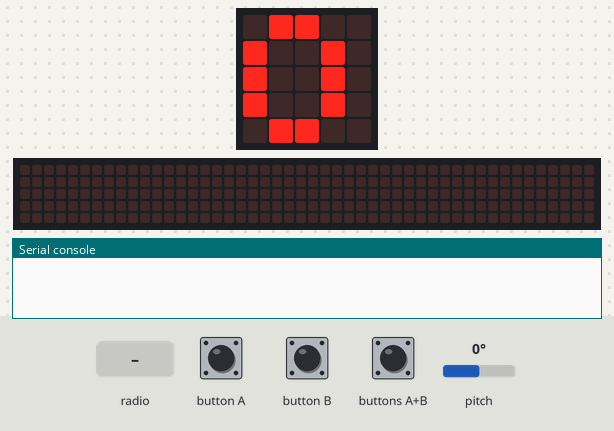
Recording of a program running on a simulated BBC micro:bit (MakeCode). Parts: the board's 5×5 LED display, a strip that is not on the board, showing the scrolling text unrolled, the last lines printed to the serial console. The test bench sets the inputs (shaded band); at power-on: pitch 0°. No radio messages arrive unless stated (any console line starting 'radio sent:' is added by the test bench); the 48×5 strip is a reading aid, not a part: it shows the text the display is scrolling, unrolled, one strip-width of it at a time.

Above: at 1.9 s.
2.0 s: radio message "1" arrives
At 3.7 s:
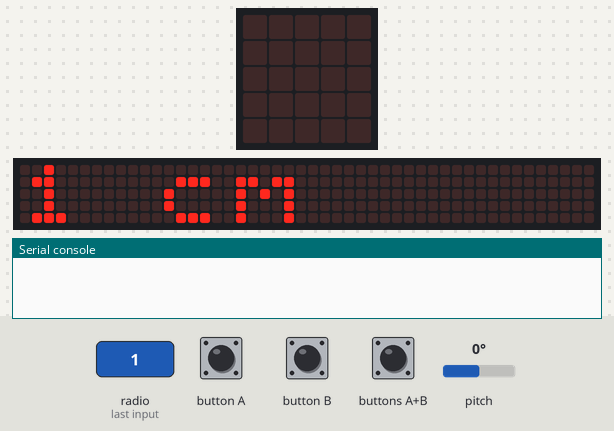
3.9 s: buttons A+B pressed for 0.15 s
4.6 s: buttons A+B pressed for 1 s
6.2 s: buttons A+B pressed for 0.15 s
At 8.5 s:
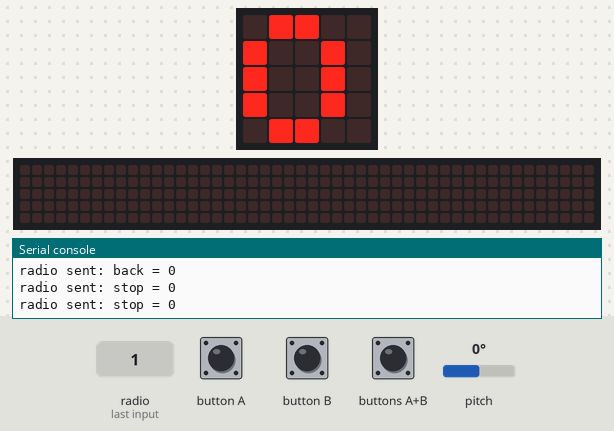
9.3 s: radio message "0" arrives
At 9.37 s:
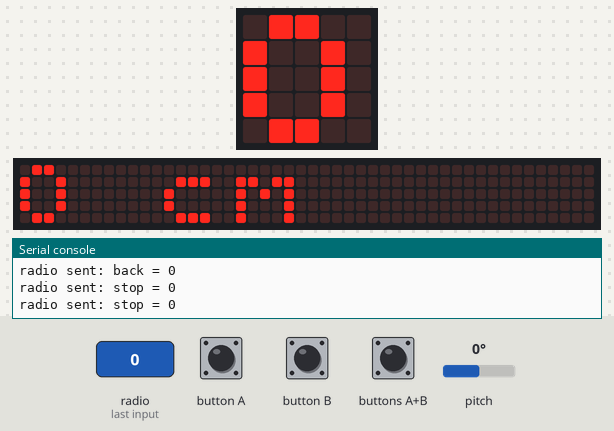
12.3 s: button A pressed for 0.15 s
At 13.9 s:
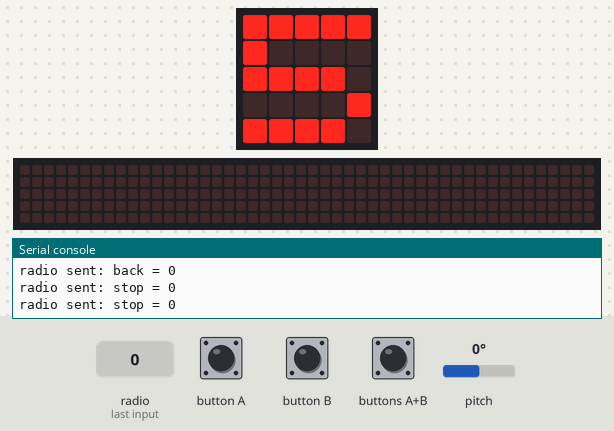
Timing chart, 0 to 14.0 s (numbered marks = the images above; inputs shaded):
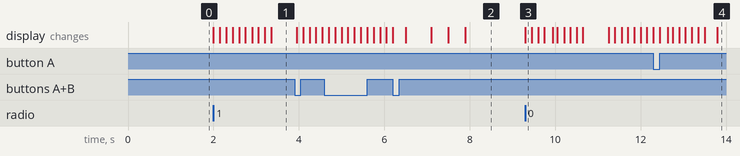

The program:

main.ts
```typescript
radio.onReceivedNumber(function (receivedNumber) {
    basic.showString("" + convertToText(receivedNumber) + " cm")
})
input.onButtonPressed(Button.A, function () {
    if (mode == 0) {
        group += -1
        if (group < 0) {
            group = 5
        }
        basic.showNumber(group)
    } else if (mode >= 2) {
        mode += -1
        if (mode < 2) {
            mode = 5
        }
        scherm()
    }
})
input.onButtonPressed(Button.AB, function () {
    if (mode == 0) {
        mode = 1
        radio.setGroup(group)
        basic.showLeds(`
            . . . . .
            . . . . #
            . . . # .
            # . # . .
            . # . . .
            `)
        basic.pause(200)
        basic.showLeds(`
            . # # # .
            # . . . #
            # # # # #
            # . # . #
            . # # # .
            `)
    } else if (mode == 1) {
        mode = 2
        scherm()
        radio.sendValue("stop", 0)
    } else if (mode == 2) {
        mode = 0
        basic.showNumber(group)
    } else if (mode == 3) {
        radio.sendValue("lampen", 1)
        mode = 1
        basic.showLeds(`
            . # # # .
            # . . . #
            # # # # #
            # . # . #
            . # # # .
            `)
    } else if (mode == 4) {
        mode = 1
        basic.showLeds(`
            . # # # .
            # . . . #
            # # # # #
            # . # . #
            . # # # .
            `)
    } else if (mode == 5) {
        radio.sendValue("sonar", 0)
    }
})
// preview plaatjes voor de verschillende modussus
function scherm () {
    if (mode == 2) {
        basic.showLeds(`
            # . . . .
            . # . . .
            # # # # .
            # # # # .
            # # # # .
            `)
    } else if (mode == 3) {
        basic.showLeds(`
            . . . . .
            . # # # .
            # # # # .
            . # # # .
            . . . . .
            `)
    } else if (mode == 4) {
        basic.showLeds(`
            . . # . .
            . # . . .
            # # # # .
            . # . . #
            . . # . #
            `)
    } else if (mode == 5) {
        basic.showLeds(`
            # . . . #
            # # # # #
            # . # . #
            # # # # #
            . # # # .
            `)
    } else {

    }
}
input.onButtonPressed(Button.B, function () {
    if (mode == 0) {
        group += 1
        if (group > 5) {
            group = 0
        }
        basic.showNumber(group)
    } else if (mode >= 2) {
        mode += 1
        if (mode > 5) {
            mode = 2
        }
        scherm()
    }
})
let speed = 0
let ofset = 0
let group = 0
let mode = 0
mode = 0
group = 0
basic.showNumber(0)
basic.forever(function () {
    while (mode == 1) {
        if (input.buttonIsPressed(Button.A)) {
            // ofset voor de tilt van de mictobit
            ofset = input.rotation(Rotation.Pitch)
            // kijkt naar de kantel waarde van de microbit en verzend het dan naar de catcar. zolang de a knop blijft ingedrukt
            while (input.buttonIsPressed(Button.A)) {
                speed = input.rotation(Rotation.Pitch) - ofset
                if (speed < 0) {
                    radio.sendValue("rijden", Math.abs(speed))
                } else {
                    radio.sendValue("back", speed)
                }
                basic.pause(15)
            }
            basic.pause(15)
            radio.sendValue("stop", 0)
        }
        if (input.buttonIsPressed(Button.B)) {
            while (input.buttonIsPressed(Button.B)) {
                speed = input.rotation(Rotation.Roll)
                if (speed < 0) {
                    radio.sendValue("links", Math.abs(speed))
                } else {
                    radio.sendValue("rechts", speed)
                }
                basic.pause(15)
            }
            basic.pause(15)
            radio.sendValue("stop", 0)
        }
        basic.pause(25)
    }
    basic.pause(250)
})
```

test.ts
```typescript
// tests gaan hier; deze zal niet worden gecompileerd wanneer dit pakket wordt gebruikt als extensie.
```

Measured:
- after the input at 2.0 s, the display: first changes at once (image 1 shows a later state)
- after the input at 6.2 s, the display: first differs from a run without the input after 1.7 s (image 2)
- after the input at 9.3 s, the display: changes at once (image 3)
- after the input at 12.3 s, the display: first differs from a run without the input after 1.5 s (image 4)
